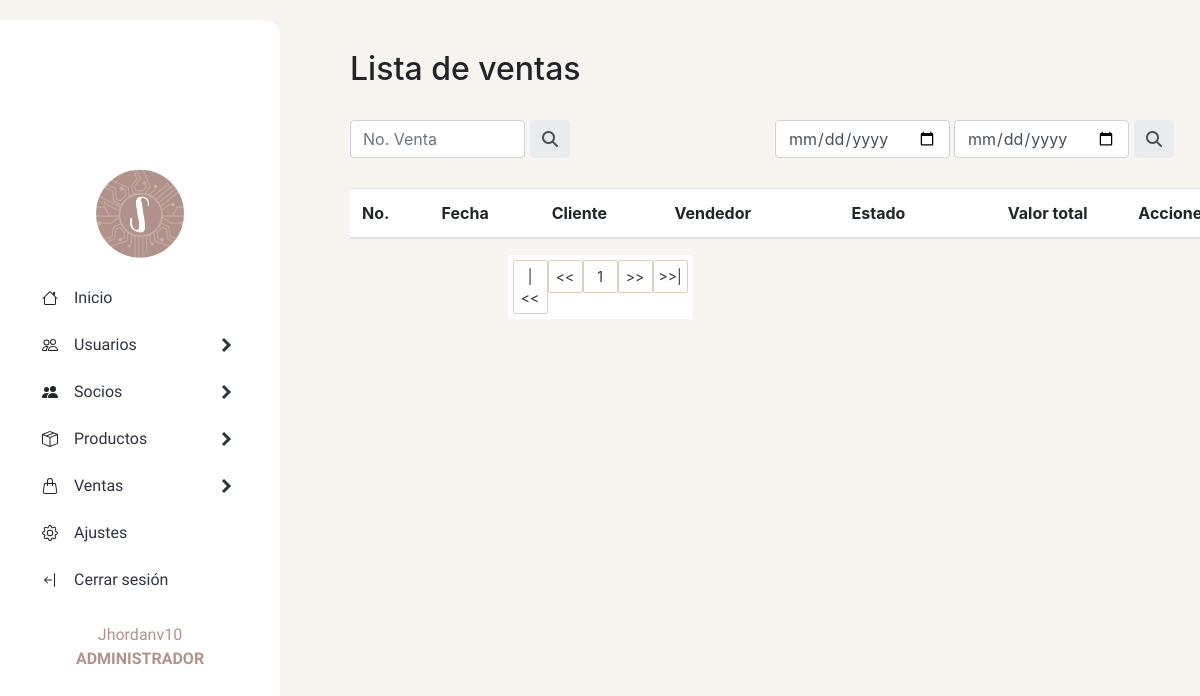
Before: /sistema/ventas/listaventas.php?pagina=3 (signed in) with the older database file.
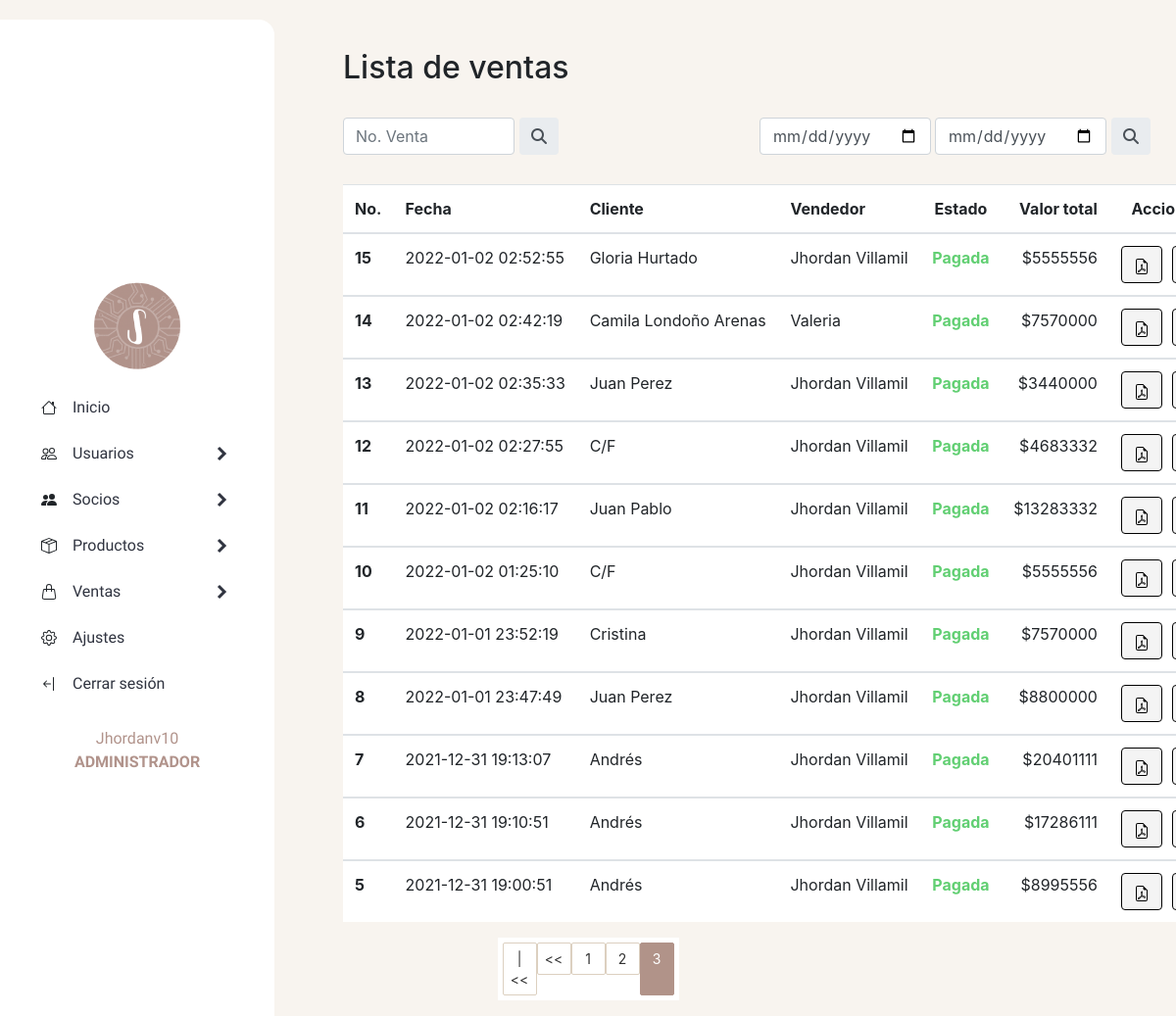
After: the same page with the newer database file.
### tables this page shows
CREATE TABLE `venta` (
  `id_venta` int(15) NOT NULL,
  `id_cliente` int(15) NOT NULL,
  `id_usuario` int(15) NOT NULL,
  `fecha_venta` datetime NOT NULL DEFAULT current_timestamp(),
  `total_venta` int(30) NOT NULL,
  `estado` int(11) NOT NULL DEFAULT 1
);

CREATE TABLE `cliente` (
  `id_cliente` int(15) NOT NULL,
  `nombre_cliente` varchar(30) NOT NULL,
  `telefono` int(20) NOT NULL,
  `direccion` varchar(30) NOT NULL,
  `estado` int(11) NOT NULL DEFAULT 1
);

CREATE TABLE `usuarios` (
  `id_usuario` int(15) NOT NULL,
  `usuario` varchar(20) NOT NULL,
  `nombre_usuario` varchar(20) NOT NULL,
  `id_rol` int(2) NOT NULL,
  `correo` varchar(30) NOT NULL,
  `contrasena` varchar(155) NOT NULL,
  `estado` char(10) NOT NULL DEFAULT '1'
);

### sistema/generales/headerapp.php (called while the page is built, shortened)
<?php
if ($_SESSION['id_rol'] == 1) {
    $tipo_rol = 'Administrador';
} else {
    $tipo_rol = 'Empleado';
}
?>
<?php include '../generales/scriptsapp.php' ?>

### sistema/ventas/listaventas.php (the view, shortened to what the changed rows need)
<!DOCTYPE html>
<html lang="en">
<head>
</head>
<body>
        <?php include '../generales/headerapp.php' ?>
    <section>
        <div>
            <h2 class="tittle-list">Lista de ventas</h2> <br>
        </div>
        <table class="table">
            <thead>
                <tr>
                    <th>No.</th>
                    <th>Fecha</th>
                    <th>Cliente</th>
                    <th>Vendedor</th>
                    <th class="text-center">Estado</th>
                    <th class="text-right">Valor total</th>
                    <th class="text-center">Acciones</th>
                </tr>
            </thead>
            <?php
            $sql_registe = mysqli_query($conn, "SELECT COUNT(*) as total_registros
                FROM venta WHERE estado != 10");
            $result_register = mysqli_fetch_array($sql_registe);
            $total_registro = $result_register['total_registros'];
            $por_pagina = 15;
            if (empty($_GET['pagina'])) {
                $pagina = 1;
            } else {
                $pagina = $_GET['pagina'];
            }
            $desde = ($pagina - 1) * $por_pagina;
            $total_paginas = ceil($total_registro / $por_pagina);
            $query = mysqli_query($conn, "SELECT v.id_venta, v.fecha_venta, v.total_venta,
                                                v.estado, v.id_cliente,
                                                u.nombre_usuario as vendedor,
                                                cl.nombre_cliente as cliente
                                                FROM venta v
                                                INNER JOIN usuarios u
                                                ON v.id_usuario = u.id_usuario
                                                INNER JOIN cliente cl
                                                ON v.id_cliente = cl.id_cliente
                                                WHERE v.estado != 10
                                                ORDER BY v.fecha_venta DESC
                                                LIMIT $desde, $por_pagina");
            $result = mysqli_num_rows($query);
            if ($result > 0) {
                while ($data = mysqli_fetch_array($query)) {
                    if ($data['estado'] == 1) {
                        $estado =   ' <div class="pagada"> <b>
                                        <p>Pagada
                                        </p> </b>
                                    </div> ';
                    } else {
                        $estado =   ' <div class="anulada"> <b>
                                        <p >Anulada
                                        </p>  </b>
                                    </div> ';
                    }
            ?>
                    <tbody>
                        <tr id="row_<?php echo $data["id_venta"] ?>">
                            <th scope="row"><?php echo $data["id_venta"] ?> </th>
                            <td><?php echo $data["fecha_venta"] ?> </td>
                            <td> <?php echo $data["cliente"] ?> </td>
                            <td> <?php echo $data["vendedor"] ?> </td>
                            <td><?php echo $estado; ?> </td>
                            <td class="text-right"> <span>$</span><?php echo $data["total_venta"] ?> </td>
                            <td class="text-center">
                                <a href="http://localhost/stocksystem/sistema/ventas/factura/generaFactura.php?cl=<?php echo $data["id_cliente"]; ?>&f=<?php echo $data["id_venta"]; ?>"
                                target="_blank">
                                    <button type="button" id="button-ver" class="btn btn-sucess">
                                    </button>
                                </a>
                                <?php
                                if ($tipo_rol == 'Administrador') {
                                    if ($data['estado'] == 1) {
                                ?>
                                        <a href="anularventa.php?id=<?php echo $data["id_venta"] ?>">
                                            <button type="button" id="anular_venta" class="btn btn-danger">
                                            </button>
                                        </a>
                            <?php
                                    }
                                }
                            } ?>
                            </td>
                        </tr>
                    <?php
                }
                    ?>
                    </tbody>
        </table>
        <div class="paginador">
            <ul>
                <?php
                if ($pagina != 1) {
                ?>
                    <li><a href="?pagina= <?php echo 1; ?> "> |<< </a>
                    </li>
                    <li><a href="?pagina= <?php echo $pagina - 1; ?>">
                            << </a>
                    </li>
                <?php
                }
                for ($i = 1; $i <= $total_paginas; $i++) {
                    if ($i == $pagina) {
                        echo '<li class="pageSelected">' . $i . '</li>';
                    } else {
                        echo '<li><a href="?pagina=' . $i . '">' . $i . '</a></li>';
                    }
                }
                if ($pagina != $total_paginas) {
                ?>
                    <li><a href="?pagina= <?php echo $pagina + 1; ?>"> >> </a></li>
                    <li><a href="?pagina= <?php echo $total_paginas; ?> "> >>| </a></li>
                <?php } ?>
            </ul>
        </div>
    </section>
</body>
</html>

Changed rows visible on the page:
added venta: id_venta "15", fecha_venta "2022-01-02 02:52:55", id_cliente.nombre_cliente "Gloria Hurtado", id_usuario.nombre_usuario "Jhordan Villamil", estado "Pagada", total_venta "5555556"
added venta: id_venta "14", fecha_venta "2022-01-02 02:42:19", id_cliente.nombre_cliente "Camila Londoño Arenas", id_usuario.nombre_usuario "Valeria", estado "Pagada", total_venta "7570000"
added venta: id_venta "13", fecha_venta "2022-01-02 02:35:33", id_cliente.nombre_cliente "Juan Perez", id_usuario.nombre_usuario "Jhordan Villamil", estado "Pagada", total_venta "3440000"
added venta: id_venta "12", fecha_venta "2022-01-02 02:27:55", id_cliente.nombre_cliente "C/F", id_usuario.nombre_usuario "Jhordan Villamil", estado "Pagada", total_venta "4683332"
added venta: id_venta "11", fecha_venta "2022-01-02 02:16:17", id_cliente.nombre_cliente "Juan Pablo", id_usuario.nombre_usuario "Jhordan Villamil", estado "Pagada", total_venta "13283332"
added venta: id_venta "10", fecha_venta "2022-01-02 01:25:10", id_cliente.nombre_cliente "C/F", id_usuario.nombre_usuario "Jhordan Villamil", estado "Pagada", total_venta "5555556"
added venta: id_venta "9", fecha_venta "2022-01-01 23:52:19", id_cliente.nombre_cliente "Cristina", id_usuario.nombre_usuario "Jhordan Villamil", estado "Pagada", total_venta "7570000"
added venta: id_venta "8", fecha_venta "2022-01-01 23:47:49", id_cliente.nombre_cliente "Juan Perez", id_usuario.nombre_usuario "Jhordan Villamil", estado "Pagada", total_venta "8800000"
now on this page (row unchanged): venta: id_venta "7", fecha_venta "2021-12-31 19:13:07", id_cliente.nombre_cliente "Andrés", id_usuario.nombre_usuario "Jhordan Villamil", estado "Pagada", total_venta "20401111"
now on this page (row unchanged): venta: id_venta "6", fecha_venta "2021-12-31 19:10:51", id_cliente.nombre_cliente "Andrés", id_usuario.nombre_usuario "Jhordan Villamil", estado "Pagada", total_venta "17286111"
now on this page (row edited): venta: id_venta "5", fecha_venta "2021-12-31 19:00:51", id_cliente.nombre_cliente "Andrés", id_usuario.nombre_usuario "Jhordan Villamil", estado "Pagada", total_venta "8995556"
Other visible differences:
new list line: "2"
new list line: "3"
